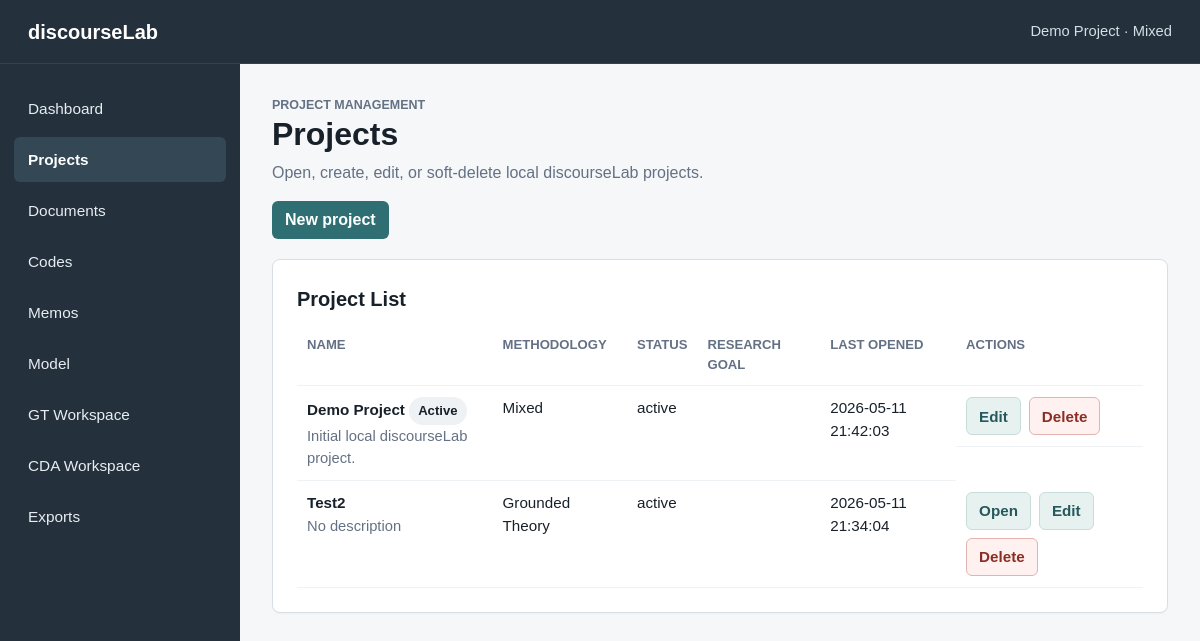
Page /projects on the earlier database version.
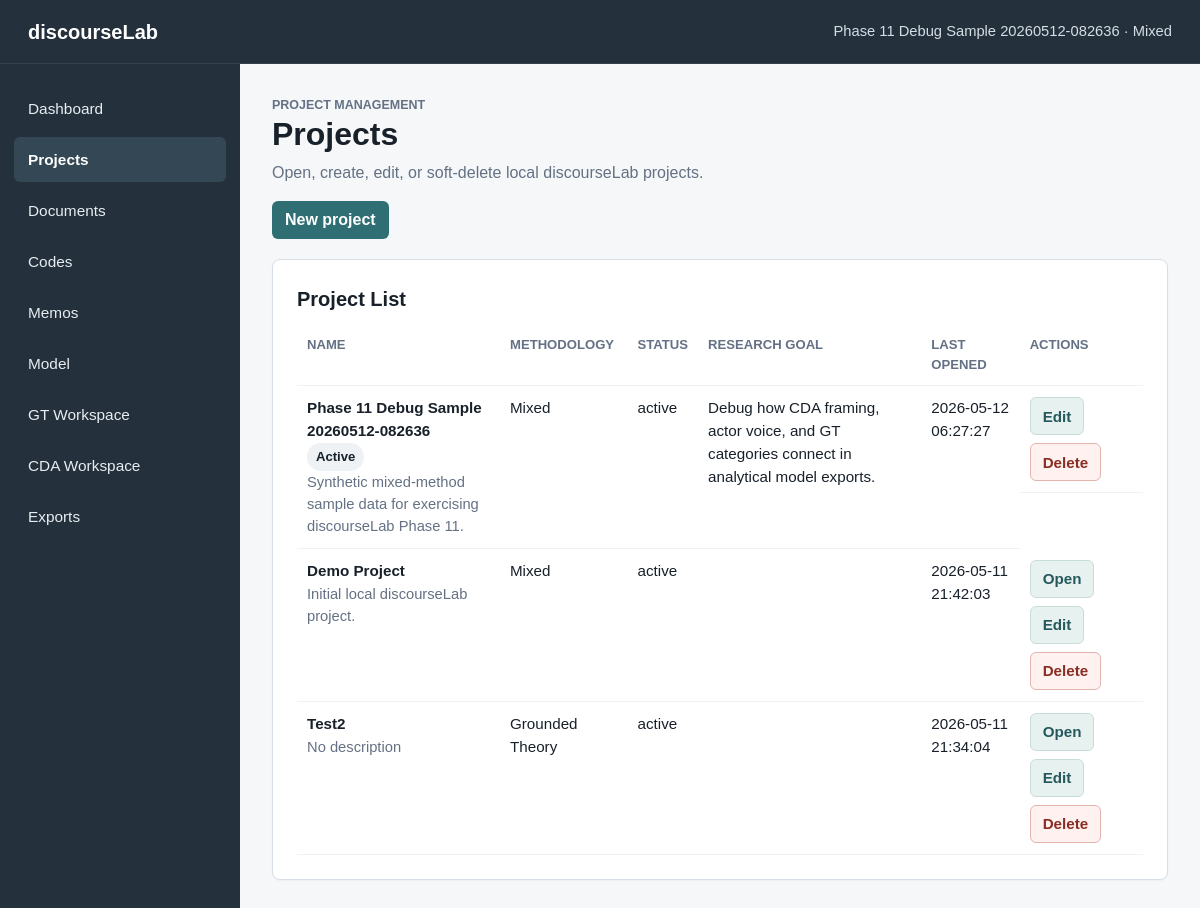
Same page on the later database version.
### tables this page shows
CREATE TABLE projects (
    id INTEGER PRIMARY KEY AUTOINCREMENT,
    name TEXT NOT NULL,
    description TEXT,
    created_at TEXT NOT NULL DEFAULT CURRENT_TIMESTAMP,
    updated_at TEXT NOT NULL DEFAULT CURRENT_TIMESTAMP
, methodology_mode TEXT NOT NULL DEFAULT 'mixed', status TEXT NOT NULL DEFAULT 'active', last_opened_at TEXT, research_goal TEXT, principal_investigator TEXT);

### app.py (the view)
    @app.route("/projects")
    def projects():
        active_project = get_active_project()
        return render_template(
            "projects.html",
            title="Projects",
            active_page="projects",
            active_project=active_project,
            projects=get_projects(),
            methodology_mode_labels=METHODOLOGY_MODES,
        )

### app.py (called while the page is built)
def get_db() -> sqlite3.Connection:
    if "db" not in g:
        g.db = sqlite3.connect(DATABASE)
        g.db.row_factory = sqlite3.Row
        g.db.execute("PRAGMA foreign_keys = ON")
    return g.db

def query_one(sql: str, params: tuple = ()) -> sqlite3.Row | None:
    return get_db().execute(sql, params).fetchone()

def query_all(sql: str, params: tuple = ()) -> list[sqlite3.Row]:
    return get_db().execute(sql, params).fetchall()

def get_project(project_id: int) -> sqlite3.Row | None:
    return query_one(
        """
        SELECT id, name, description, methodology_mode, status, last_opened_at,
               research_goal, principal_investigator, created_at, updated_at
        FROM projects
        WHERE id = ? AND status != 'deleted'
        """,
        (project_id,),
    )

def get_projects() -> list[sqlite3.Row]:
    return query_all(
        """
        SELECT id, name, description, methodology_mode, status, last_opened_at,
               research_goal, principal_investigator, created_at, updated_at
        FROM projects
        WHERE status != 'deleted'
        ORDER BY datetime(COALESCE(last_opened_at, created_at)) DESC, name COLLATE NOCASE
        """
    )

def project_supports_gt(project: sqlite3.Row | dict) -> bool:
    return project["methodology_mode"] in {"gt", "mixed"}

def project_supports_cda(project: sqlite3.Row | dict) -> bool:
    return project["methodology_mode"] in {"cda", "mixed"}

### templates/projects.html
{% extends "base.html" %}
{% block content %}
<section class="page-header">
    <p class="eyebrow">Project management</p>
    <h1>Projects</h1>
    <p>Open, create, edit, or soft-delete local discourseLab projects.</p>
</section>
<section class="detail-actions">
    <a class="button-primary" href="{{ url_for('new_project') }}">New project</a>
</section>
<section class="info-panel">
    <h2>Project List</h2>
    {% if projects %}
        <div class="table-wrap">
            <table class="data-table">
                <thead>
                    <tr>
                        <th>Name</th>
                        <th>Methodology</th>
                        <th>Status</th>
                        <th>Research goal</th>
                        <th>Last opened</th>
                        <th>Actions</th>
                    </tr>
                </thead>
                <tbody>
                    {% for project in projects %}
                        <tr>
                            <td>
                                <strong>{{ project.name }}</strong>
                                {% if project.id == active_project.id %}
                                    <span class="status-badge">Active</span>
                                {% endif %}
                                <div class="muted-text">{{ project.description or "No description" }}</div>
                            </td>
                            <td>{{ methodology_mode_labels[project.methodology_mode] }}</td>
                            <td>{{ project.status }}</td>
                            <td>{{ project.research_goal or "" }}</td>
                            <td>{{ project.last_opened_at or "Never" }}</td>
                            <td class="actions-cell">
                                {% if project.id != active_project.id %}
                                    <form action="{{ url_for('open_project', project_id=project.id) }}" method="post">
                                        <button type="submit" class="button-secondary">Open</button>
                                    </form>
                                {% endif %}
                                <a class="button-secondary" href="{{ url_for('edit_project', project_id=project.id) }}">Edit</a>
                                <form action="{{ url_for('soft_delete_project', project_id=project.id) }}" method="post">
                                    <button type="submit" class="button-danger">Delete</button>
                                </form>
                            </td>
                        </tr>
                    {% endfor %}
                </tbody>
            </table>
        </div>
    {% else %}
        <p>No active projects found.</p>
    {% endif %}
</section>
{% endblock %}

### templates/base.html (shortened to what this page needs)
<!doctype html>
<html lang="en">
<head>
    <link rel="stylesheet" href="{{ url_for('static', filename='style.css') }}">
</head>
<body>
    <div class="app-shell">
        <header class="topbar">
            <div class="app-name">discourseLab</div>
            <div class="app-context">
                {{ active_project.name if active_project else "No active project" }}
                {% if active_project %}· {{ methodology_mode_labels[active_project.methodology_mode] }}{% endif %}
            </div>
        </header>
        <aside class="sidebar" aria-label="Main navigation">
            <nav class="sidebar-nav">
                <a href="{{ url_for('dashboard') }}" class="{{ 'active' if active_page == 'dashboard' else '' }}">Dashboard</a>
                <a href="{{ url_for('projects') }}" class="{{ 'active' if active_page == 'projects' else '' }}">Projects</a>
                <a href="{{ url_for('documents') }}" class="{{ 'active' if active_page == 'documents' else '' }}">Documents</a>
                <a href="{{ url_for('codes') }}" class="{{ 'active' if active_page == 'codes' else '' }}">Codes</a>
                <a href="{{ url_for('memos') }}" class="{{ 'active' if active_page == 'memos' else '' }}">Memos</a>
                <a href="{{ url_for('model_builder') }}" class="{{ 'active' if active_page == 'model' else '' }}">Model</a>
                {% if supports_gt %}
                    <a href="{{ url_for('gt_workspace') }}" class="{{ 'active' if active_page == 'gt' else '' }}">GT Workspace</a>
                {% else %}
                    <span class="nav-disabled">GT Workspace</span>
                {% endif %}
                {% if supports_cda %}
                    <a href="{{ url_for('cda_workspace') }}" class="{{ 'active' if active_page == 'cda' else '' }}">CDA Workspace</a>
                {% else %}
                    <span class="nav-disabled">CDA Workspace</span>
                {% endif %}
                <a href="{{ url_for('exports') }}" class="{{ 'active' if active_page == 'exports' else '' }}">Exports</a>
            </nav>
        </aside>
        <main class="content">
            {% block content %}{% endblock %}
        </main>
    </div>
</body>
</html>

### static/style.css (style rules this page uses)
:root { --bg: #f6f7f9; --surface: #ffffff; --surface-muted: #eef2f5; --border: #d8dee6; --text: #18202a; --muted: #647184; --accent: #2f6f73; --accent-dark: #25595c; --accent-soft: #e7f1f0; --sidebar: #24313c; --sidebar-active: #334755; }
* { box-sizing: border-box; }
body { margin: 0; min-height: 100vh; background: var(--bg); color: var(--text); font-family: Arial, Helvetica, sans-serif; line-height: 1.5; }
a { color: inherit; }
.app-shell { display: grid; min-height: 100vh; grid-template-columns: 240px 1fr; grid-template-rows: 64px 1fr; }
.topbar { grid-column: 1 / -1; display: flex; align-items: center; justify-content: space-between; gap: 24px; padding: 0 28px; color: #ffffff; background: var(--sidebar); border-bottom: 1px solid rgba(255, 255, 255, 0.08); }
.app-name { font-size: 1.25rem; font-weight: 700; }
.app-context { color: #d5dde5; font-size: 0.92rem; text-align: right; }
.sidebar { background: var(--sidebar); color: #e7edf2; padding: 22px 14px; }
.sidebar-nav { display: flex; flex-direction: column; gap: 6px; }
.sidebar-nav a { display: block; padding: 11px 14px; border-radius: 6px; text-decoration: none; font-size: 0.96rem; }
.sidebar-nav a.active { background: var(--sidebar-active); color: #ffffff; font-weight: 700; }
.content { padding: 32px; max-width: 1240px; width: 100%; }
.page-header { margin-bottom: 24px; }
.page-header h1 { margin: 0 0 8px; font-size: 2rem; line-height: 1.2; }
.page-header p { margin: 0; max-width: 760px; color: var(--muted); }
.eyebrow { margin-bottom: 6px; color: var(--accent-dark); font-size: 0.78rem; font-weight: 700; letter-spacing: 0; text-transform: uppercase; }
.metric-card, .info-panel { background: var(--surface); border: 1px solid var(--border); border-radius: 8px; box-shadow: 0 1px 2px rgba(24, 32, 42, 0.04); }
.info-panel { padding: 24px; }
.info-panel h2 { margin: 0 0 10px; font-size: 1.25rem; }
button, .button-primary, .button-secondary, .button-danger { display: inline-flex; align-items: center; justify-content: center; min-height: 38px; width: fit-content; border: 1px solid transparent; border-radius: 6px; padding: 8px 12px; font: inherit; font-weight: 700; line-height: 1; text-decoration: none; cursor: pointer; }
.button-primary { color: #ffffff; background: var(--accent); }
.button-secondary { color: var(--accent-dark); background: var(--accent-soft); border-color: #c8ddda; }
.button-danger { color: #8a2d24; background: #fff1ef; border-color: #e3b3ae; }
.table-wrap { overflow-x: auto; }
.data-table { width: 100%; min-width: 820px; border-collapse: collapse; font-size: 0.95rem; }
.data-table th, .data-table td { padding: 11px 10px; border-bottom: 1px solid var(--surface-muted); text-align: left; vertical-align: top; }
.data-table th { color: var(--muted); font-size: 0.82rem; text-transform: uppercase; }
.actions-cell { display: flex; flex-wrap: wrap; gap: 8px; }
.actions-cell form { margin: 0; }
.detail-actions { margin: -8px 0 20px; }
.memo-type-badge, .status-badge { display: inline-flex; align-items: center; min-height: 26px; border-radius: 999px; padding: 4px 9px; background: var(--surface-muted); color: var(--text); font-size: 0.82rem; font-weight: 700; }
.muted-text { color: var(--muted); font-size: 0.92rem; }

Differences in the rows shown:
added projects: name "Phase 11 Debug Sample 20260512-082636", methodology_mode "Mixed", shows "Active", description "Synthetic mixed-method sample data for exercising discourseLab Phase 11.", status "active", research_goal "Debug how CDA framing, actor voice, and GT categories connect in analytical model exports.", last_opened_at "2026-05-12 06:27:27"
computed for projects "Demo Project": text "Active" → "Open"
Other differences:
{{ active_project.name if active_project else "No active project" }}: "Demo Project" → "Phase 11 Debug Sample 20260512-082636"
